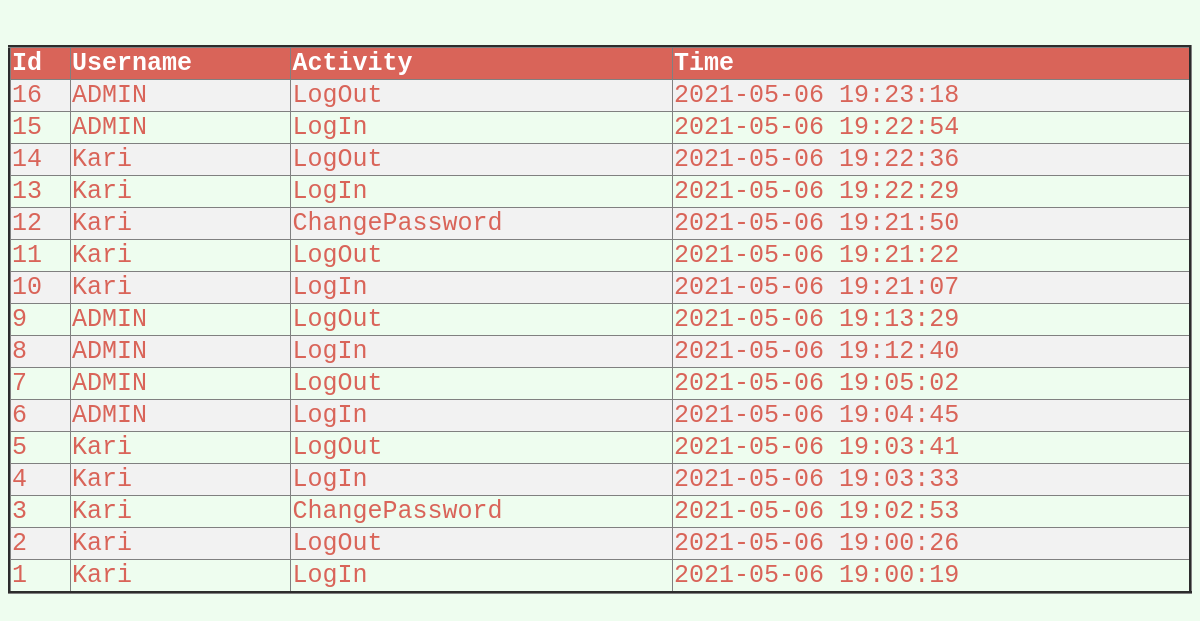
The page /activity04/display.php (signed in) on the database its author committed.
### tables this page shows
CREATE TABLE `activities` (
  `id` int(100) NOT NULL,
  `username` varchar(255) NOT NULL,
  `activity` varchar(255) NOT NULL,
  `time` varchar(255) NOT NULL
);

### activity04/display.php (the view, shortened to what this page needs)
<html>
    <head>
</head>
<body bgcolor="#EEFDEF">
<?php
if ( isset($_SESSION['username'])) {
 ?>
<?php
$conn = mysqli_connect("localhost", "root", "", "act04_db");
$sql1="SELECT id, username, activity, time FROM activities
ORDER BY time DESC;";
	$result = $conn->query($sql1);
		echo "<br/><h3></h3>";
		echo "<table>";
echo "<table border='3'>
<tr>
<th>Id</th>
<th>Username</th>
<th>Activity</th>
<th>Time</th>
</tr>";
if($_SESSION['username']==="ADMIN"){
	if ($result->num_rows > 0)
while($row = $result->fetch_assoc()) {
  echo "<tr>" ;
	echo  "<td>" . $row['id'] . "</td>";
	echo "<td>" . $row['username'] . "</td>";
	echo " <td>" . $row['activity'] . "</td>";
	echo " <td>" . $row['time'] . "</td>";
}
}
		echo "</table>";
}
?>

### activity04/display.php (style rules this page uses)
table { border-collapse: collapse; width: 100%; color: #d96459; font-family: monospace; font-size: 25px; text-align: left; }
th { background-color: #d96459; color: white; }
tr:nth-child(even) { background-color: #f2f2f2 }

### rows shown on the page
activities: id "16", username "ADMIN", activity "LogOut", time "2021-05-06 19:23:18"
activities: id "15", username "ADMIN", activity "LogIn", time "2021-05-06 19:22:54"
activities: id "14", username "Kari", activity "LogOut", time "2021-05-06 19:22:36"
activities: id "13", username "Kari", activity "LogIn", time "2021-05-06 19:22:29"
activities: id "12", username "Kari", activity "ChangePassword", time "2021-05-06 19:21:50"
activities: id "11", username "Kari", activity "LogOut", time "2021-05-06 19:21:22"
activities: id "10", username "Kari", activity "LogIn", time "2021-05-06 19:21:07"
activities: id "9", username "ADMIN", activity "LogOut", time "2021-05-06 19:13:29"
activities: id "8", username "ADMIN", activity "LogIn", time "2021-05-06 19:12:40"
activities: id "7", username "ADMIN", activity "LogOut", time "2021-05-06 19:05:02"
activities: id "6", username "ADMIN", activity "LogIn", time "2021-05-06 19:04:45"
activities: id "5", username "Kari", activity "LogOut", time "2021-05-06 19:03:41"
activities: id "4", username "Kari", activity "LogIn", time "2021-05-06 19:03:33"
activities: id "3", username "Kari", activity "ChangePassword", time "2021-05-06 19:02:53"
activities: id "2", username "Kari", activity "LogOut", time "2021-05-06 19:00:26"
activities: id "1", username "Kari", activity "LogIn", time "2021-05-06 19:00:19"
